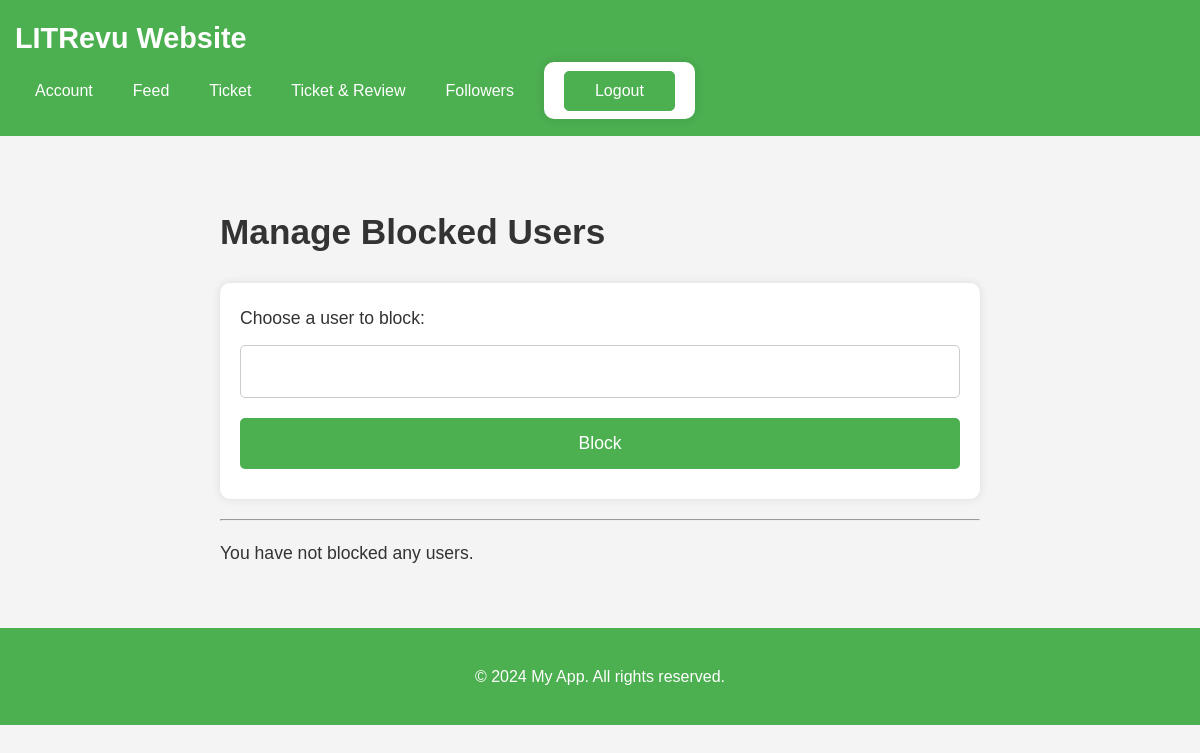
The page /manage_blocks/ (signed in) on the database as committed earlier.
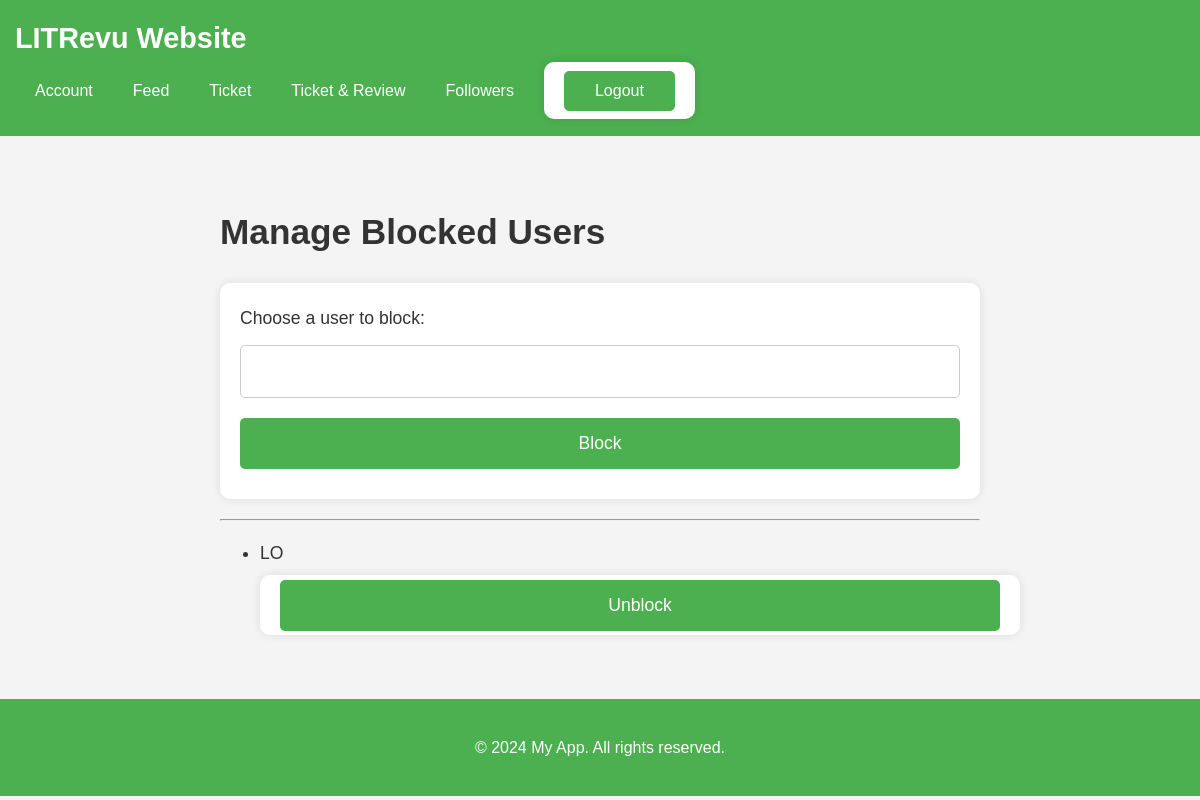
The same page on the database as committed later.
### myapp/models.py (models this page shows, shortened)
class UserBlock(models.Model):
    blocker = models.ForeignKey(User, related_name="blocking", on_delete=models.CASCADE)
    blocked = models.ForeignKey(User, related_name="blocked", on_delete=models.CASCADE)
    blocked_at = models.DateTimeField(auto_now_add=True)
    class Meta:
        unique_together = ("blocker", "blocked")
        verbose_name = "User Block"
        verbose_name_plural = "User Blocks"

### myapp/views.py (the view, shortened to what this page needs)
# urls.py: path("manage_blocks/", views.manage_blocks, name="manage_blocks"),
@login_required
def manage_blocks(request):
    blocked_users = UserBlock.objects.filter(blocker=request.user).select_related(
        "blocked"
    )
    return render(request, "manage_blocks.html", {"blocked_users": blocked_users})

### myapp/context_processors.py (called while the page is built)
def media_url(request):
    return {"media_url": settings.MEDIA_URL}

### myapp/templates/manage_blocks.html (shortened to what this page needs)
{% extends 'base.html' %}
{% block content %}
<h1>Manage Blocked Users</h1>
<form method="post">
    <label for="username">Choose a user to block:</label>
    <input type="text" id="username" name="username" required>
    <button type="submit" name="block_user" class="btn btn-primary">Block</button>
</form>
<hr>
{% if blocked_users %}
    <ul>
        {% for block in blocked_users %}
            <li>
                {{ block.blocked.username }}
                <form method="post" style="display: inline;">
                    <button type="submit" name="unblock_user" class="btn btn-warning">Unblock</button>
                </form>
            </li>
        {% endfor %}
    </ul>
{% else %}
    <p>You have not blocked any users.</p>
{% endif %}
{% endblock %}

Rows that differ between the two databases and show on the page:
added UserBlock: blocked.username "LO"
Other text that changed with them:
text no longer shown: "You have not blocked any users."
